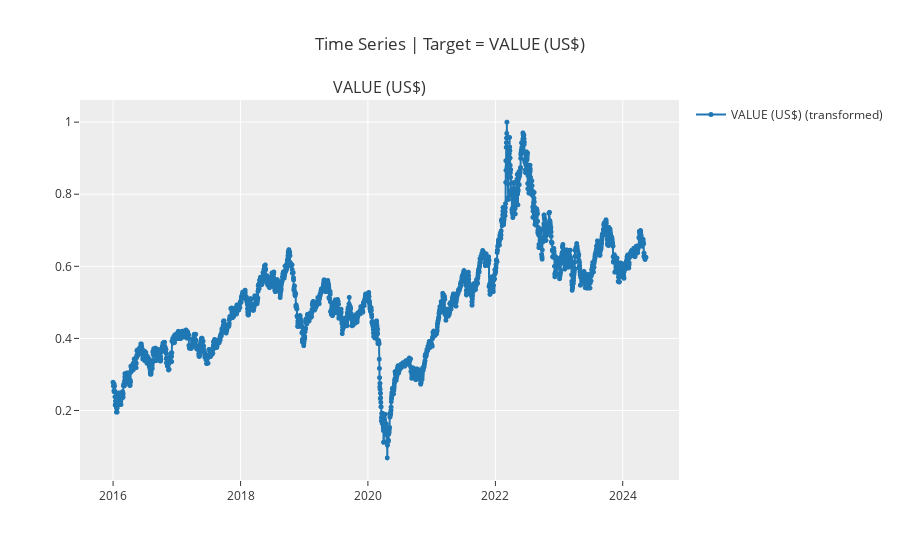

Notebook code for this chart:
### Code cell
experiment_uni.plot_model(data_kwargs={"plot_data_type": ["transformed"]})

### Figure 1 — Plotly figure (JSON) as saved in the notebook; plotly's stock layout.template omitted (floating-point values rounded to 4 significant figures; data arrays with more than 128 entries replaced by an {"elided": "..."} marker saying what was removed)
{"data": [{"line": {"color": "rgb(31, 119, 180)", "width": 2}, "marker": {"color": "rgb(31, 119, 180)", "size": 5}, "mode": "lines+markers", "name": "VALUE (US$) (transformed)", "type": "scattergl", "x": {"elided": "3056 str values"}, "xaxis": "x", "y": {"elided": "3056 float values"}, "yaxis": "y"}], "layout": {"annotations": [{"font": {"size": 16}, "showarrow": false, "text": "VALUE (US$)", "x": 0.5, "xanchor": "center", "xref": "paper", "y": 1, "yanchor": "bottom", "yref": "paper"}], "showlegend": true, "title": {"text": "Time Series | Target = VALUE (US$)"}, "xaxis": {"anchor": "y", "domain": [0, 1]}, "yaxis": {"anchor": "x", "domain": [0, 1]}}}
